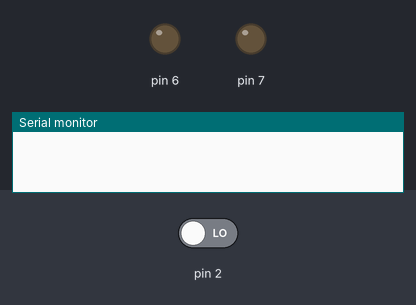
The sketch below on a simulated Arduino Uno, built with avr-gcc and run on an emulated ATmega328P. Shown: output pins drawn as LEDs (lit = HIGH), the last lines printed to the serial monitor. The inputs (shaded band) are chosen by the test bench; at power-on: pin 2 LOW.

Above: at 1.2 s.
1.3 s: pin 2 driven HIGH
At 1.8 s:
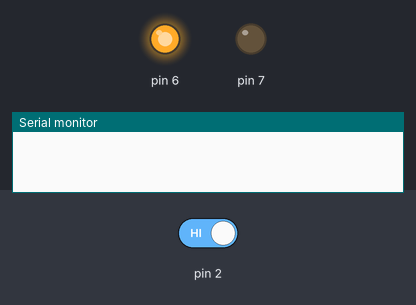
At 14.42 s:
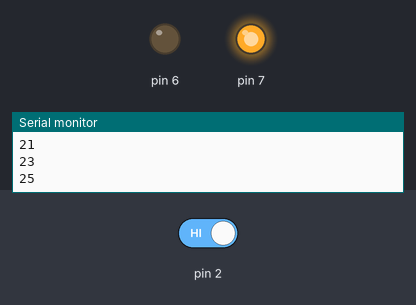
Timing chart, 0 to 29.1 s (numbered marks = the images above; inputs shaded):
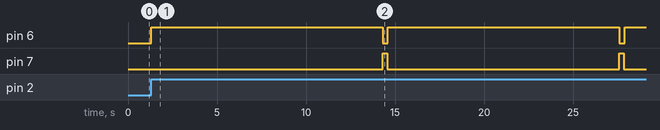

The sketch:

rulteta_36_numeros_final.ino
```cpp
int pu1=2;
int g1=0;
int motor1=6;
int motor2=7;
void setup() {
pinMode(2,INPUT);
pinMode(6,OUTPUT);
pinMode(7,OUTPUT);
Serial.begin(9600);
}

void loop() {
g1=digitalRead(2);
if(g1==HIGH){
  for(int a=0;a<=25
  ;a++){
    digitalWrite(6,HIGH);
    digitalWrite(7,LOW);
    delay(1000);
    a=a+1;
    Serial.println(a);
  }
    digitalWrite(6,LOW);
    digitalWrite(7,HIGH);
    delay(250);
    digitalWrite(6,LOW);
    digitalWrite(7,LOW);
    delay(50);
  }

}
```

Measured:
- after the input at 1.3 s, pin 6: alternates HIGH for 13.0 s and LOW for 0.30 s, starting at once; pin 7: alternates HIGH for 0.25 s and LOW for 13.1 s, starting after 13.0 s
